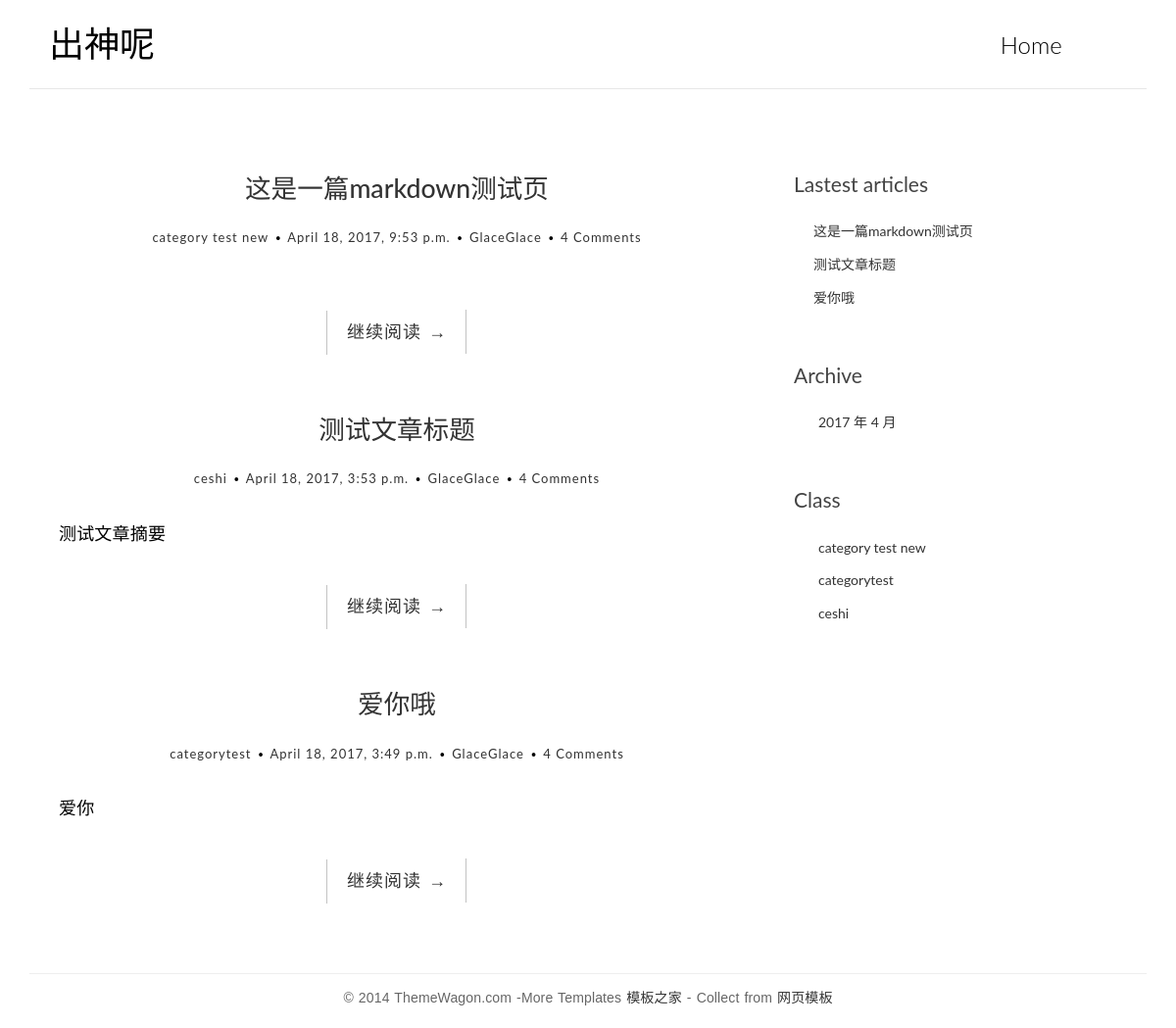
The app's page /, older data.
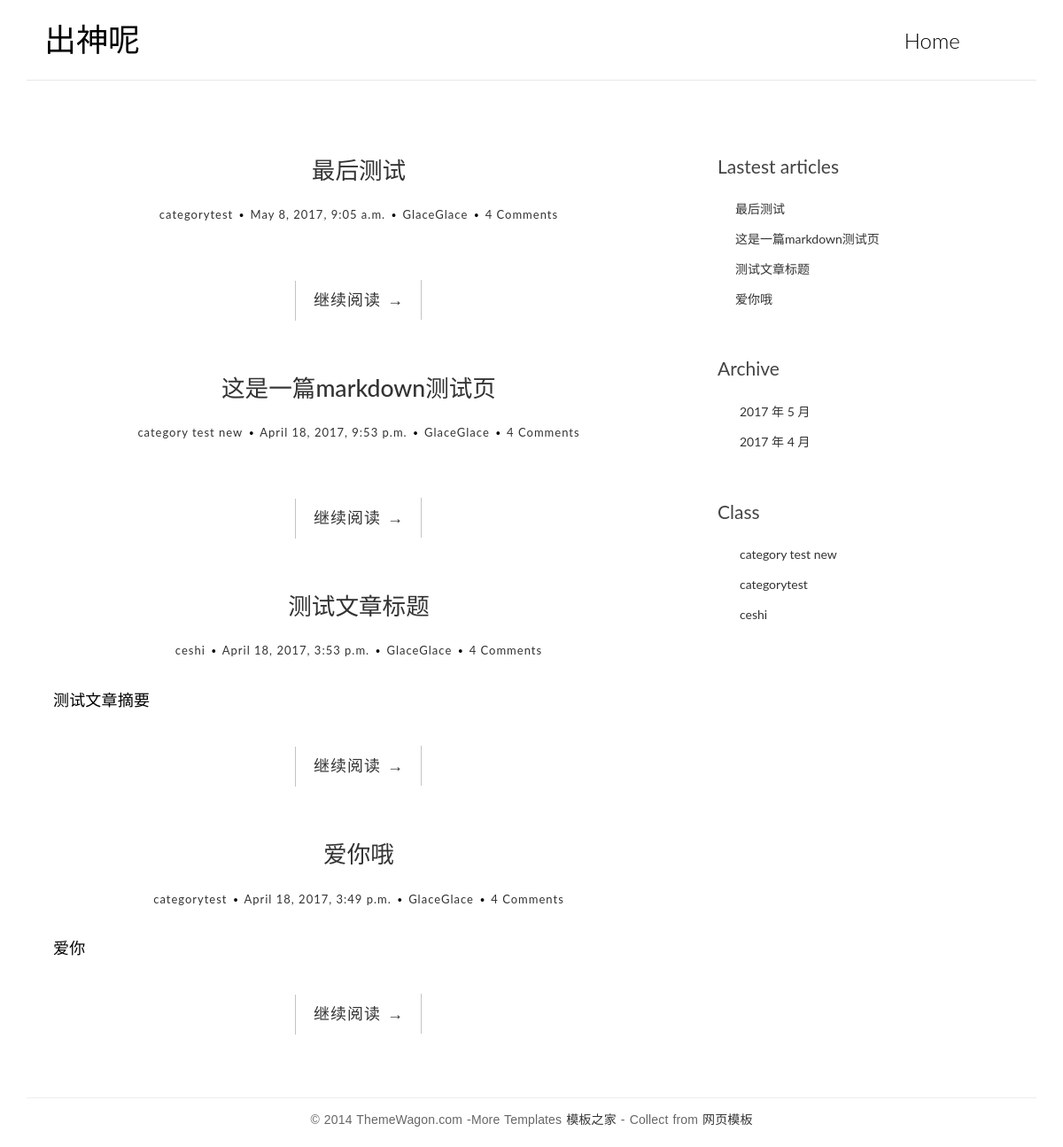
The same page, newer data.
### app_blog/models.py (models this page shows, shortened)
class Post(models.Model):
	title = models.CharField(max_length=70)
	body = RichTextField()
	created_time = models.DateTimeField()
	modified_time = models.DateTimeField()
	excerpt = models.CharField(max_length=200, blank=True) #文章摘要，内容可以为空
	category = models.ForeignKey(Category)
	tags = models.ManyToManyField(Tag, blank=True)
	author = models.ForeignKey(User)
	def get_absolute_url(self):
		return reverse('app_blog:detail', kwargs={'pk':self.pk})
	class Meta:
		ordering = ['-created_time','title']

class Category(models.Model):
	name = models.CharField(max_length=100)

### app_blog/views.py (the view)
# urls.py: url(r'^$', views.index, name='index'),
def index(request):
    post_list = Post.objects.all().order_by('-created_time')
    return render(request, 'app_blog/index.html', context={'post_list': post_list})

### app_blog/templatetags/blog_tags.py (called while the page is built)
@register.simple_tag
def get_recent_posts(num=5):
	return Post.objects.all()[:num]#侧边栏的最近发表

@register.simple_tag
def archives():
	return Post.objects.dates('created_time', 'month', order='DESC')#归档

@register.simple_tag
def get_categories():
	return Category.objects.all()#分类

### templates/app_blog/index.html
{% extends 'base.html' %}
{% block main %}
	{% for post in post_list %}
						<article class="post post-1">
							<header class="entry-header">
								<h1 class="entry-title">
									<a href="{{ post.get_absolute_url }}">{{ post.title }}</a>
								</h1>
								<div class="entry-meta">
									<span class="post-category"><a href="#">{{ post.category.name }}</a></span>
									<span class="post-date"><a href="#"><time class="entry-date" datetime="{{ post.created_time }}">{{ post.created_time }}</time></a></span>
									<span class="post-author"><a href="#">{{ post.author }}</a></span>
									<span class="comments-link"><a href="#">4 Comments</a></span>
								</div>
							</header>
							<div class="entry-content clearfix">
								<p>{{ post.excerpt }}</p>
								<div class="read-more cl-effect-14">
									<a href="{{ post.get_absolute_url }}" class="more-link">继续阅读 <span class="meta-nav">→</span></a>
								</div>
							</div>
						</article>
	{% empty %}
						<div class='no-post'>暂时还没有发布的文章！</div>
	{% endfor %}
{% endblock main %}

### templates/base.html (shortened to what this page needs)
{% load blog_tags %}
<!DOCTYPE html>
<html>
	<head>
	    {% load staticfiles %}
		<link rel="stylesheet" href="{% static 'app_blog/css/bootstrap.min.css' %}">
		<link rel="stylesheet" href="http://code.ionicframework.com/ionicons/2.0.1/css/ionicons.min.css">
		<link rel="stylesheet" href="{% static 'app_blog/css/pace.css' %}">
	    <link rel="stylesheet" href="{% static 'app_blog/css/custom.css' %}">
	    <link rel="stylesheet" href="{% static 'app_blog/css/friendly.css' %}">
	</head>
	<body>
		<div class="container">
			<header id="site-header">
				<div class="row">
					<div class="col-md-4 col-sm-5 col-xs-8">
						<div class="logo">
							<h1><a href={% url 'app_blog:index' %}>出神呢</a></h1>
						</div>
					</div>
					<div class="col-md-8 col-sm-7 col-xs-4">
						<nav class="main-nav" role="navigation">
							<div class="collapse navbar-collapse" id="bs-example-navbar-collapse-1">
  								<ul class="nav navbar-nav navbar-right">
    								<li class="cl-effect-11"><a href={% url 'app_blog:index' %} >Home</a></li>
  								</ul>
							</div>
						</nav>
					</div>
				</div>
			</header>
		</div>
		<div class="content-body">
			<div class="container">
				<div class="row">
					<main class="col-md-8">
						{% block main %}
						{% endblock main %}
					</main>
					<aside class="col-md-4">
						<div class="widget widget-recent-posts">
							<h3 class="widget-title">Lastest articles</h3>
							{% get_recent_posts as recent_post_list %}
							<ul>
								{% for post in recent_post_list %}
								<li>
									<a href="{{ post.get_absolute_url }}">{{ post.title }}</a>
								</li>
								{% endfor %}
							</ul>
						</div>
						<div class="widget widget-archives">
							<h3 class="widget-title">Archive</h3>
							{% archives as date_list %}
							<ul>
								{% for date in date_list %}
								<li>
									<a href="{% url 'app_blog:archives' date.year date.month %}">{{ date.year }} 年 {{ date.month }} 月</a>
								</li>
								{% endfor %}
							</ul>
						</div>
						<div class="widget widget-category">
							<h3 class="widget-title">Class</h3>
							{% get_categories as category_list %}
							<ul>
								{% for category in category_list %}
								<li>
									<a href="{% url 'app_blog:category' category.pk %}">{{ category.name }}</a>
								</li>
								{% endfor %}
							</ul>
						</div>
					</aside>
				</div>
			</div>
		</div>
		<footer id="site-footer">
			<div class="container">
				<div class="row">
					<div class="col-md-12">
						<p class="copyright">&copy; 2014 ThemeWagon.com -More Templates <a href="http://www.cssmoban.com/" target="_blank" title="模板之家">模板之家</a> - Collect from <a href="http://www.cssmoban.com/" title="网页模板" target="_blank">网页模板</a></p>
					</div>
				</div>
			</div>
		</footer>
	</body>
</html>

Row changes from the older to the newer data that the page shows:
added Post: title "最后测试", category.name "categorytest", created_time "May 8, 2017, 9:05 a.m.", author "GlaceGlace"
Text that changed along with them:
new list line: "2017 年 5 月"
